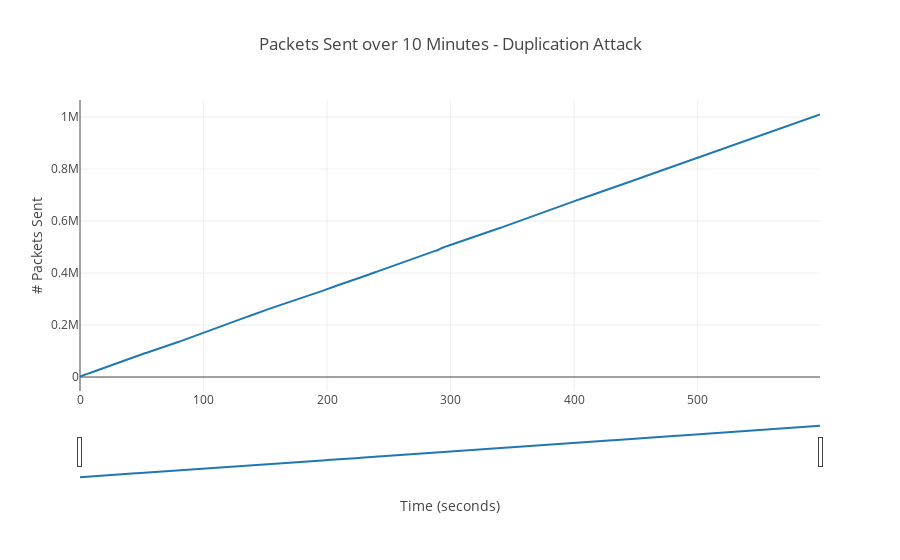

Notebook code cell kept with this figure:
### Code cell
data = [go.Scatter(
          x=np.arange(0, 600),
          y=getPacketsSent(df_dup))]

layout = dict(
    title="Packets Sent over 10 Minutes - Duplication Attack",
    xaxis=dict(
        title='Time (seconds)',
        rangeslider=dict(
            visible = True
        )
    ), 
    yaxis=dict(
        title='# Packets Sent'
    )
)

iplot(dict(data=data, layout=layout))

### Figure 1 — Plotly figure (JSON) as saved in the notebook; plotly's stock layout.template omitted (floating-point values rounded to 4 significant figures; data arrays with more than 128 entries replaced by an {"elided": "..."} marker saying what was removed)
{"data": [{"type": "scatter", "uid": "cea76e0b-b737-43f6-931c-2374bc8d78b0", "x": {"elided": "600 int values"}, "y": {"elided": "600 int values"}}], "layout": {"title": {"text": "Packets Sent over 10 Minutes - Duplication Attack"}, "xaxis": {"rangeslider": {"visible": true}, "title": {"text": "Time (seconds)"}}, "yaxis": {"title": {"text": "# Packets Sent"}}}}
